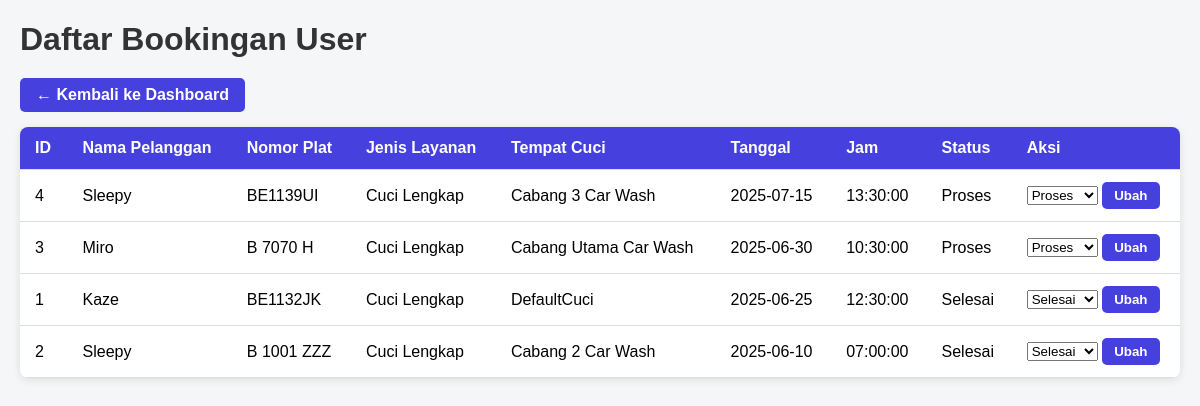
Page /admin/booking_list.php (signed in) on the committed database.
### tables this page shows
CREATE TABLE `booking` (
  `id_booking` int(11) NOT NULL,
  `nama_pelanggan` varchar(100) NOT NULL,
  `nomor_plat` varchar(20) NOT NULL,
  `jenis_layanan` varchar(50) NOT NULL,
  `tanggal` date NOT NULL,
  `jam` time NOT NULL,
  `created_at` timestamp NOT NULL DEFAULT current_timestamp(),
  `status` varchar(20) NOT NULL DEFAULT 'Pending',
  `tempat_cuci` varchar(50) NOT NULL DEFAULT 'DefaultCuci'
);

### admin/booking_list.php (the view, shortened to what this page needs)
<?php
$host = "localhost";
$username = "root";
$password = "";
$database = "cuci_mobil";
$conn = new mysqli($host, $username, $password, $database);
$sql = "SELECT * FROM booking ORDER BY tanggal DESC, jam DESC";
$result = $conn->query($sql);
?>
<!DOCTYPE html>
<html lang="en">
<head>
</head>
<body>
<h1>Daftar Bookingan User</h1>
<a href="dashboard.php" class="back-btn">← Kembali ke Dashboard</a>
<table>
    <thead>
        <tr>
            <th>ID</th>
            <th>Nama Pelanggan</th>
            <th>Nomor Plat</th>
            <th>Jenis Layanan</th>
            <th>Tempat Cuci </th>
            <th>Tanggal</th>
            <th>Jam</th>
            <th>Status</th>
            <th>Aksi</th>
        </tr>
    </thead>
    <tbody>
    <?php if ($result->num_rows > 0): ?>
        <?php while ($row = $result->fetch_assoc()): ?>
            <tr>
                <td><?= htmlspecialchars($row['id_booking']) ?></td>
                <td><?= htmlspecialchars($row['nama_pelanggan']) ?></td>
                <td><?= htmlspecialchars($row['nomor_plat']) ?></td>
                <td><?= htmlspecialchars($row['jenis_layanan']) ?></td>
                <td><?= htmlspecialchars($row['tempat_cuci']) ?></td>
                <td><?= htmlspecialchars($row['tanggal']) ?></td>
                <td><?= htmlspecialchars($row['jam']) ?></td>
                <td><?= htmlspecialchars($row['status']) ?></td>
                <td>
                    <form method="POST" action="ubah_status.php" style="margin:0;">
                        <select name="status" required>
                            <option value="Proses" <?= $row['status']=='Proses' ? 'selected' : '' ?>>Proses</option>
                            <option value="Selesai" <?= $row['status']=='Selesai' ? 'selected' : '' ?>>Selesai</option>
                        </select>
                        <button type="submit">Ubah</button>
                    </form>
                </td>
            </tr>
        <?php endwhile; ?>
    <?php else: ?>
        <tr><td colspan="8" style="text-align:center;">Belum ada data booking.</td></tr>
    <?php endif; ?>
    </tbody>
</table>
</body>
</html>

### admin/booking_list.php (style rules this page uses)
body { font-family: Arial, sans-serif; margin: 20px; background: #f4f6f8; }
table { width: 100%; border-collapse: collapse; background: white; border-radius: 8px; overflow: hidden; box-shadow: 0 2px 8px rgb(0 0 0 / 0.1); }
th, td { padding: 12px 15px; border-bottom: 1px solid #ddd; text-align: left; }
th { background-color: #4640de; color: white; }
button { background-color: #4640de; color: white; border: none; padding: 6px 12px; border-radius: 5px; cursor: pointer; font-weight: 600; transition: background-color 0.3s ease; }
h1 { margin-bottom: 20px; color: #333; }
a.back-btn { display: inline-block; margin-bottom: 15px; padding: 8px 16px; background-color: #4640de; color: white; text-decoration: none; border-radius: 5px; font-weight: 600; }

### rows in the picture
booking: id_booking "4", nama_pelanggan "Sleepy", nomor_plat "BE1139UI", jenis_layanan "Cuci Lengkap", tempat_cuci "Cabang 3 Car Wash", tanggal "2025-07-15", jam "13:30:00", status "Proses"
booking: id_booking "3", nama_pelanggan "Miro", nomor_plat "B 7070 H", jenis_layanan "Cuci Lengkap", tempat_cuci "Cabang Utama Car Wash", tanggal "2025-06-30", jam "10:30:00", status "Proses"
booking: id_booking "1", nama_pelanggan "Kaze", nomor_plat "BE1132JK", jenis_layanan "Cuci Lengkap", tempat_cuci "DefaultCuci", tanggal "2025-06-25", jam "12:30:00", status "Selesai"
booking: id_booking "2", nama_pelanggan "Sleepy", nomor_plat "B 1001 ZZZ", jenis_layanan "Cuci Lengkap", tempat_cuci "Cabang 2 Car Wash", tanggal "2025-06-10", jam "07:00:00", status "Selesai"
